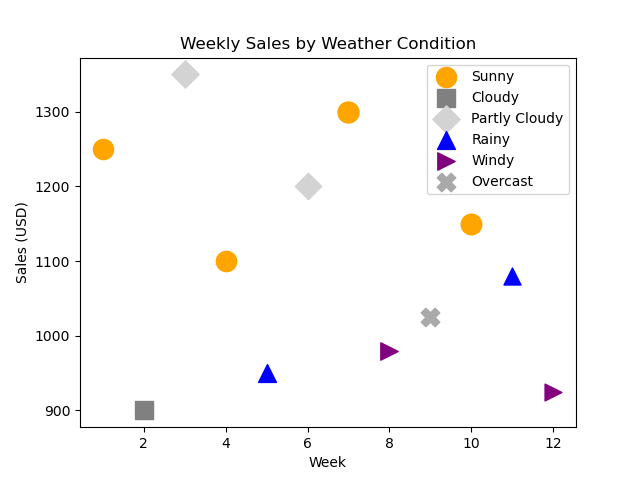

The Python source for this figure:

import matplotlib.pyplot as plt

# The table data provided by you
data = [
    {'Week': 1, 'Sales (USD)': 1250, 'Average Temperature (°F)': 70, 'Weather Condition': 'Sunny'},
    {'Week': 2, 'Sales (USD)': 900, 'Average Temperature (°F)': 58, 'Weather Condition': 'Cloudy'},
    {'Week': 3, 'Sales (USD)': 1350, 'Average Temperature (°F)': 64, 'Weather Condition': 'Partly Cloudy'},
    {'Week': 4, 'Sales (USD)': 1100, 'Average Temperature (°F)': 71, 'Weather Condition': 'Sunny'},
    {'Week': 5, 'Sales (USD)': 950, 'Average Temperature (°F)': 55, 'Weather Condition': 'Rainy'},
    {'Week': 6, 'Sales (USD)': 1200, 'Average Temperature (°F)': 60, 'Weather Condition': 'Partly Cloudy'},
    {'Week': 7, 'Sales (USD)': 1300, 'Average Temperature (°F)': 76, 'Weather Condition': 'Sunny'},
    {'Week': 8, 'Sales (USD)': 980, 'Average Temperature (°F)': 52, 'Weather Condition': 'Windy'},
    {'Week': 9, 'Sales (USD)': 1025, 'Average Temperature (°F)': 59, 'Weather Condition': 'Overcast'},
    {'Week': 10, 'Sales (USD)': 1150, 'Average Temperature (°F)': 73, 'Weather Condition': 'Sunny'},
    {'Week': 11, 'Sales (USD)': 1080, 'Average Temperature (°F)': 50, 'Weather Condition': 'Rainy'},
    {'Week': 12, 'Sales (USD)': 925, 'Average Temperature (°F)': 49, 'Weather Condition': 'Windy'}
]

# Extracting separate lists from the data
weeks = [item['Week'] for item in data]
sales = [item['Sales (USD)'] for item in data]
avg_temps = [item['Average Temperature (°F)'] for item in data]
weather_conditions = [item['Weather Condition'] for item in data]

# Define the colors corresponding to different weather conditions
weather_colors = {
    'Sunny': 'orange',
    'Cloudy': 'gray',
    'Partly Cloudy': 'lightgray',
    'Rainy': 'blue',
    'Windy': 'purple',
    'Overcast': 'darkgray'
}

# Define marker symbols corresponding to different weather conditions
weather_markers = {
    'Sunny': 'o',  # Circle
    'Cloudy': 's',  # Square
    'Partly Cloudy': 'D',  # Diamond
    'Rainy': '^',  # Triangle Up
    'Windy': '>',  # Triangle Right
    'Overcast': 'X'  # X (filled)
}

# Create a new figure and axis for the plot
fig, ax = plt.subplots()

# Loop over data to create scatter plot with different colors and markers
for i, condition in enumerate(weather_conditions):
    ax.scatter(
        weeks[i],
        sales[i],
        s=avg_temps[i] * 3,  # Scale the size based on temperature
        c=weather_colors[condition],  # Use color based on weather
        marker=weather_markers[condition],  # Use marker based on weather
        label=condition if condition not in ax.get_legend_handles_labels()[1] else ""
    )

# Provide a legend, but avoid duplicate legend entries
handles, labels = ax.get_legend_handles_labels()
by_label = dict(zip(labels, handles))
ax.legend(by_label.values(), by_label.keys())

# Set axis labels and the chart title
ax.set_xlabel('Week')
ax.set_ylabel('Sales (USD)')
ax.set_title('Weekly Sales by Weather Condition')

# Show the plot
plt.show()
